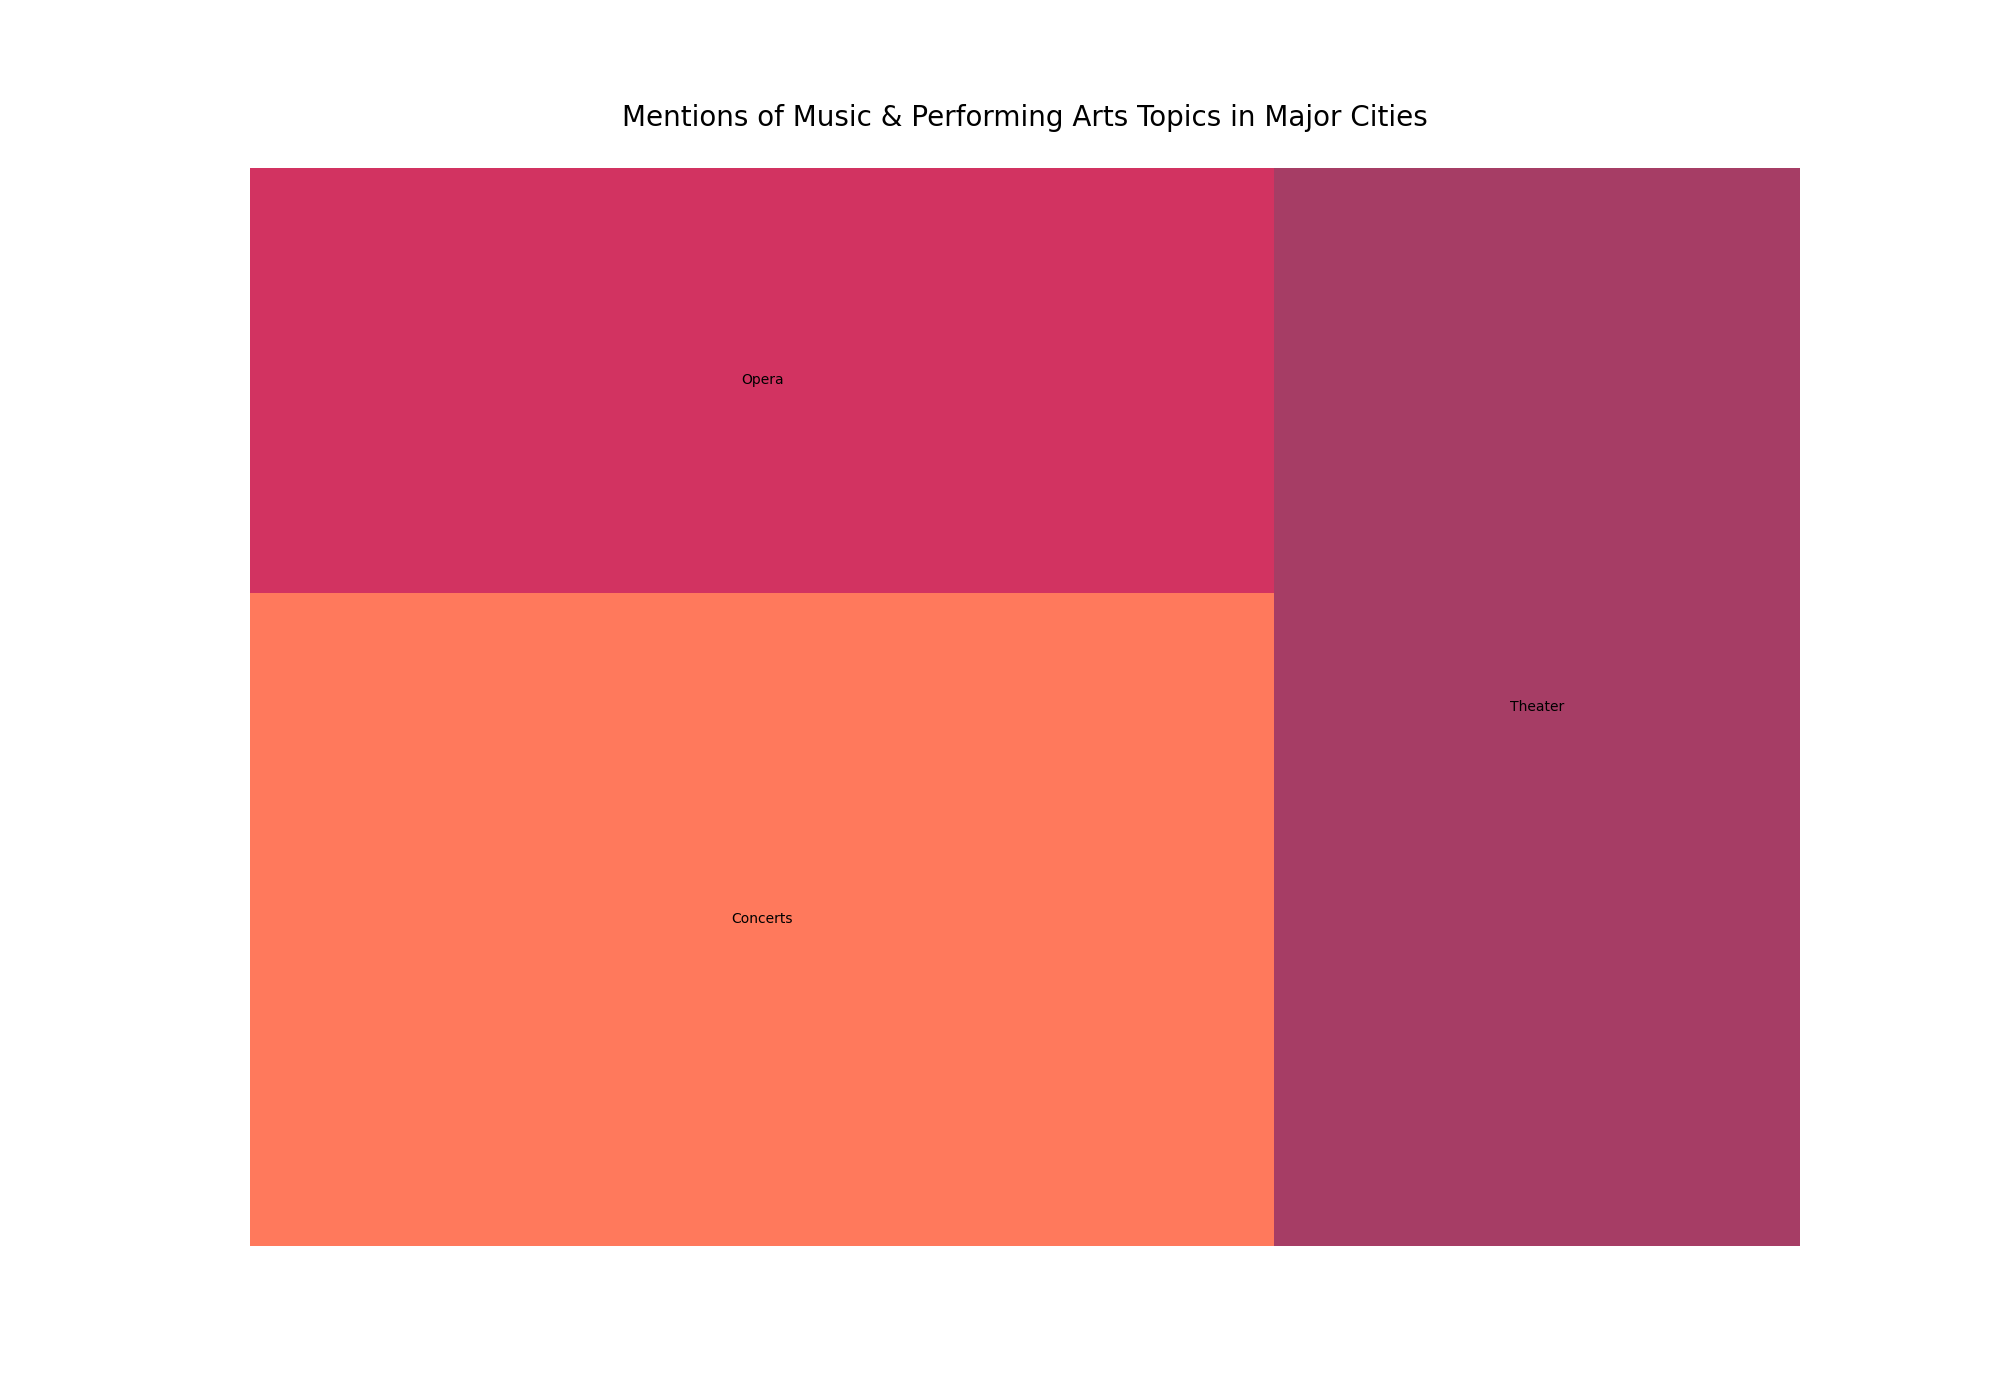

Python code for this plot:

import matplotlib.pyplot as plt
import pandas as pd
import squarify

# Data: Mentions of various categories in different cities
data = {
    "City": ["New York", "New York", "New York", "San Francisco", "San Francisco", "San Francisco",
             "Seattle", "Seattle", "Seattle", "Austin", "Austin", "Austin", 
             "Boston", "Boston", "Boston", "Chicago", "Chicago", "Chicago",
             "Miami", "Miami", "Miami", "Los Angeles", "Los Angeles", "Los Angeles"],
    "Category": ["Concerts", "Theater", "Opera", "Concerts",
                 "Theater", "Opera", "Concerts", "Theater",
                 "Opera", "Concerts", "Theater", "Opera",
                 "Concerts", "Theater", "Opera", "Concerts",
                 "Theater", "Opera", "Concerts", "Theater",
                 "Opera", "Concerts", "Theater", "Opera"],
    "Number of Mentions": [350, 300, 180, 340, 290, 200, 220, 170, 150, 230, 190, 140, 210, 180, 160, 260, 230, 190, 200, 170, 140, 280, 240, 200]
}

# Create a DataFrame
df = pd.DataFrame(data)

# Group data by Category
grouped_data = df.groupby("Category").sum().reset_index()

# Define color list
colors = ["#FF5733", "#C70039", "#900C3F", "#581845", "#FFC300", "#FF5733", 
          "#DAF7A6", "#FFC300", "#FF5733", "#C70039", "#900C3F", "#581845", 
          "#DAF7A6", "#FFC300", "#FF5733", "#C70039", "#900C3F", "#581845", 
          "#DAF7A6", "#FFC300", "#FF5733", "#C70039", "#900C3F", "#581845"]

# Plot
plt.figure(figsize=(20, 14))
squarify.plot(sizes=grouped_data['Number of Mentions'], label=grouped_data['Category'], alpha=0.8, color=colors)
plt.title('Mentions of Music & Performing Arts Topics in Major Cities', fontsize=20, pad=30)
plt.axis('off')
plt.show()
